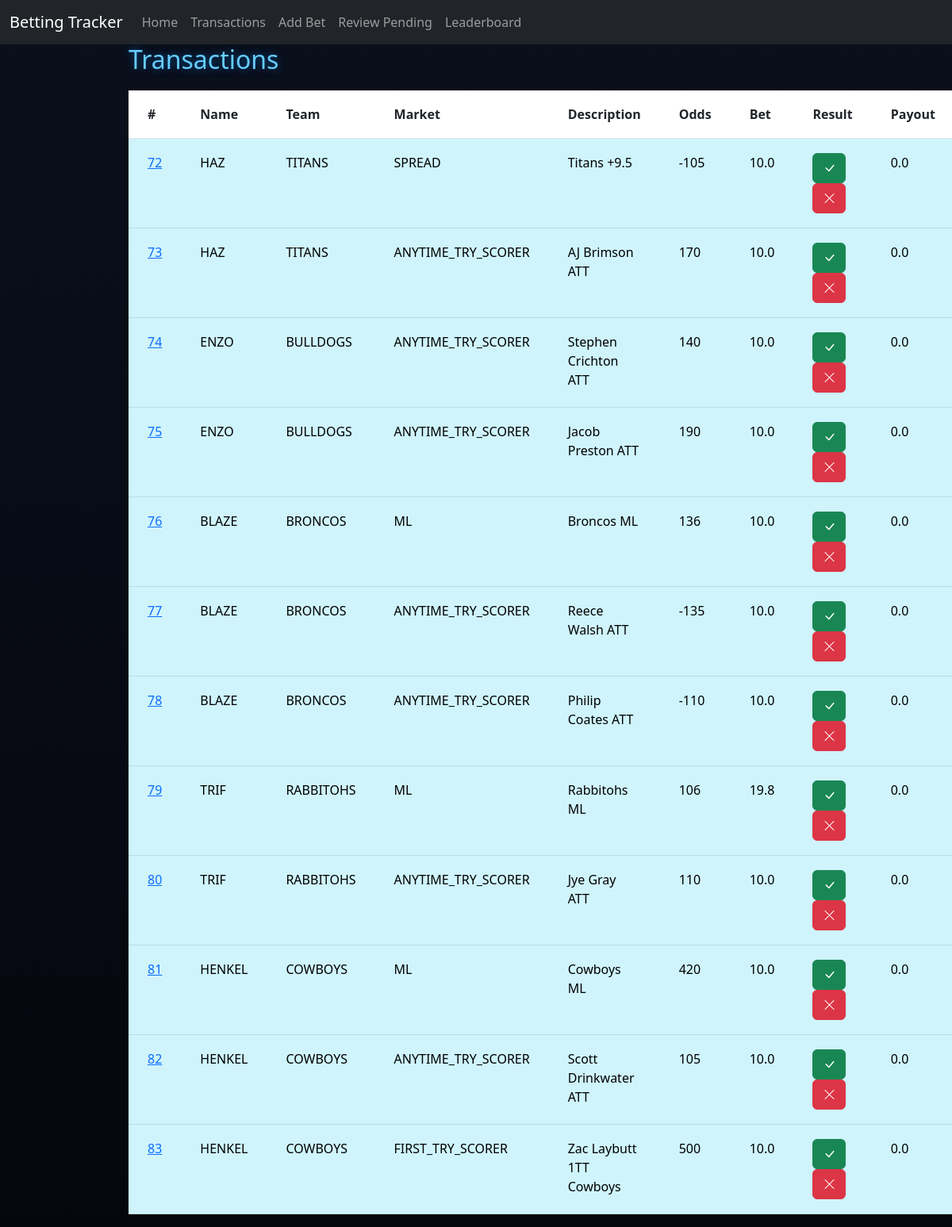
The page /review on the database as committed earlier.
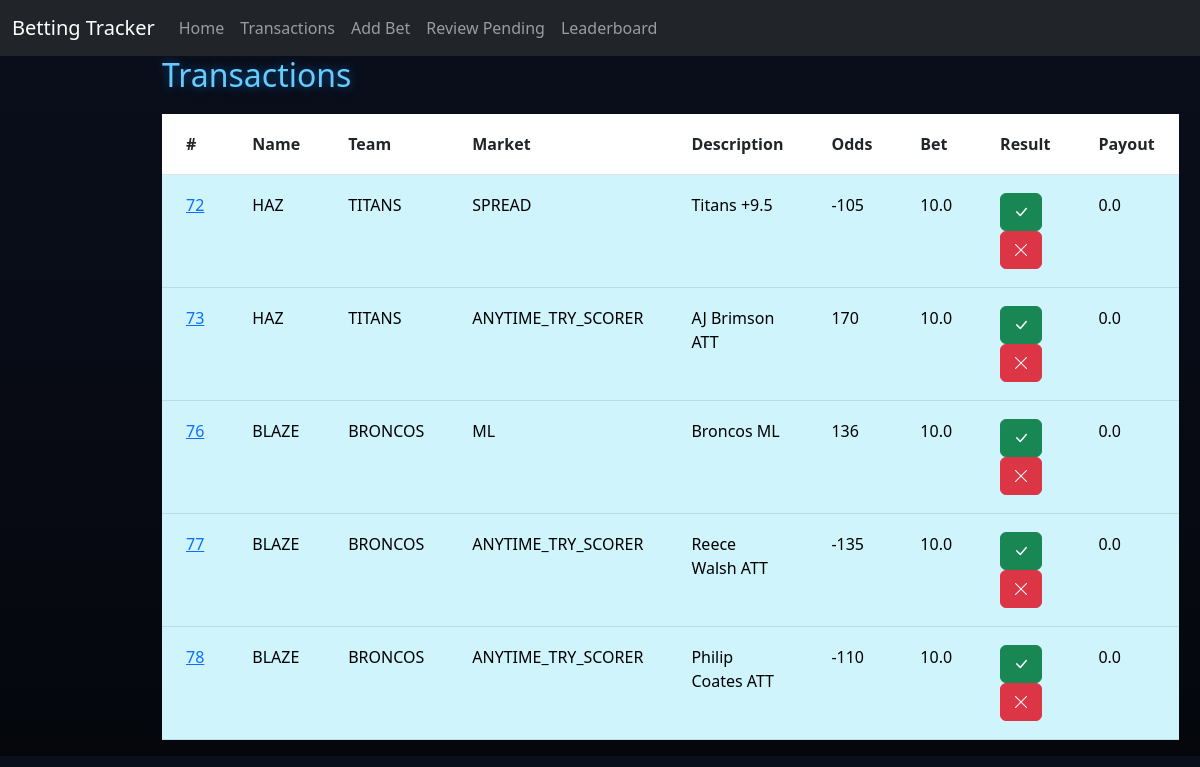
The same page on the database as committed later.
### tables this page shows
CREATE TABLE Transactions (
                            ID INTEGER PRIMARY KEY AUTOINCREMENT,
                            PlayerID INTEGER,
                            Team TEXT,
                            BetType TEXT,
                            Description TEXT,
                            Odds INTEGER,
                            AmountBet REAL,
                            Status TEXT,
                            AmountWon REAL,
                            FOREIGN KEY(PlayerID) REFERENCES Players(ID)
                        );

CREATE TABLE Players (
                        ID INTEGER PRIMARY KEY AUTOINCREMENT,
                        Name TEXT,
                        BetsPlaced INTEGER,
                        SuccessRate REAL,
                        Bank REAL
                    );

### app.py (the view, shortened to what this page needs)
@app.route("/review", methods=["GET", "POST"])
def review():
    db = get_db(DB)
    pending = db.execute("""
        SELECT Transactions.*, Players.Name
        FROM Transactions
        JOIN Players ON Players.ID = Transactions.PlayerID
        WHERE Status = 'Pending'
    """).fetchall()
    return render_template("review.html", transactions=pending)

### app.py (called while the page is built)
def get_db(DB):
    try:
        db = sqlite3.connect(DB)
        return db
    except sqlite3.Error as e:
        print(f"Error opening database: {e}")
        return None

### templates/review.html (shortened to what this page needs)
{% extends "base.html" %}
{% block content %}
<h2>Transactions</h2>
<table class="table transaction-table">
    <tr>
        <th>#</th>
        <th>Name</th>
        <th>Team</th>
        <th>Market</th>
        <th>Description</th>
        <th>Odds</th>
        <th>Bet</th>
        <th>Result</th>
        <th>Payout</th>
    </tr>
    {% for p in transactions %}
    <tr class="table-info">
        <td>
            <a href="{{ url_for('deleted', id=p[0]) }}">
                {{ p[0] }}
            </a>
        </td>
        <td>{{ p[9] }}</td>
        <td>{{ p[2] }}</td>
        <td>{{ p[3] }}</td>
        <td>{{ p[4] }}</td>
        <td>{{ p[5] }}</td>
        <td>{{ p[6] }}</td>
        <td>
            <form method="POST" action="{{ url_for('review') }}" style="display:inline;">
                <button class="btn btn-success">
                    <i class="bi bi-check-lg"></i>
                </button>
            </form>
            <form method="POST" action="{{ url_for('review') }}" style="display:inline;">
                <button class="btn btn-danger">
                    <i class="bi bi-x-lg"></i>
                </button>
            </form>
        </td>
        <td>{{ p[8] }}</td>
    </tr>
    {% endfor %}
</table>
{% endblock %}

Rows that differ between the two databases and show on the page:
no longer on this page (row edited): Transactions: ID "74", Name "ENZO", Team "BULLDOGS", BetType "ANYTIME_TRY_SCORER", Description "Stephen Crichton ATT", Odds "140", AmountBet "10.0", AmountWon "0.0"
no longer on this page (row edited): Transactions: ID "75", Name "ENZO", Team "BULLDOGS", BetType "ANYTIME_TRY_SCORER", Description "Jacob Preston ATT", Odds "190", AmountBet "10.0", AmountWon "0.0"
no longer on this page (row edited): Transactions: ID "79", Name "TRIF", Team "RABBITOHS", BetType "ML", Description "Rabbitohs ML", Odds "106", AmountBet "19.8", AmountWon "0.0"
no longer on this page (row edited): Transactions: ID "80", Name "TRIF", Team "RABBITOHS", BetType "ANYTIME_TRY_SCORER", Description "Jye Gray ATT", Odds "110", AmountBet "10.0", AmountWon "0.0"
no longer on this page (row edited): Transactions: ID "81", Name "HENKEL", Team "COWBOYS", BetType "ML", Description "Cowboys ML", Odds "420", AmountBet "10.0", AmountWon "0.0"
no longer on this page (row edited): Transactions: ID "82", Name "HENKEL", Team "COWBOYS", BetType "ANYTIME_TRY_SCORER", Description "Scott Drinkwater ATT", Odds "105", AmountBet "10.0", AmountWon "0.0"
no longer on this page (row edited): Transactions: ID "83", Name "HENKEL", Team "COWBOYS", BetType "FIRST_TRY_SCORER", Description "Zac Laybutt 1TT Cowboys", Odds "500", AmountBet "10.0", AmountWon "0.0"
